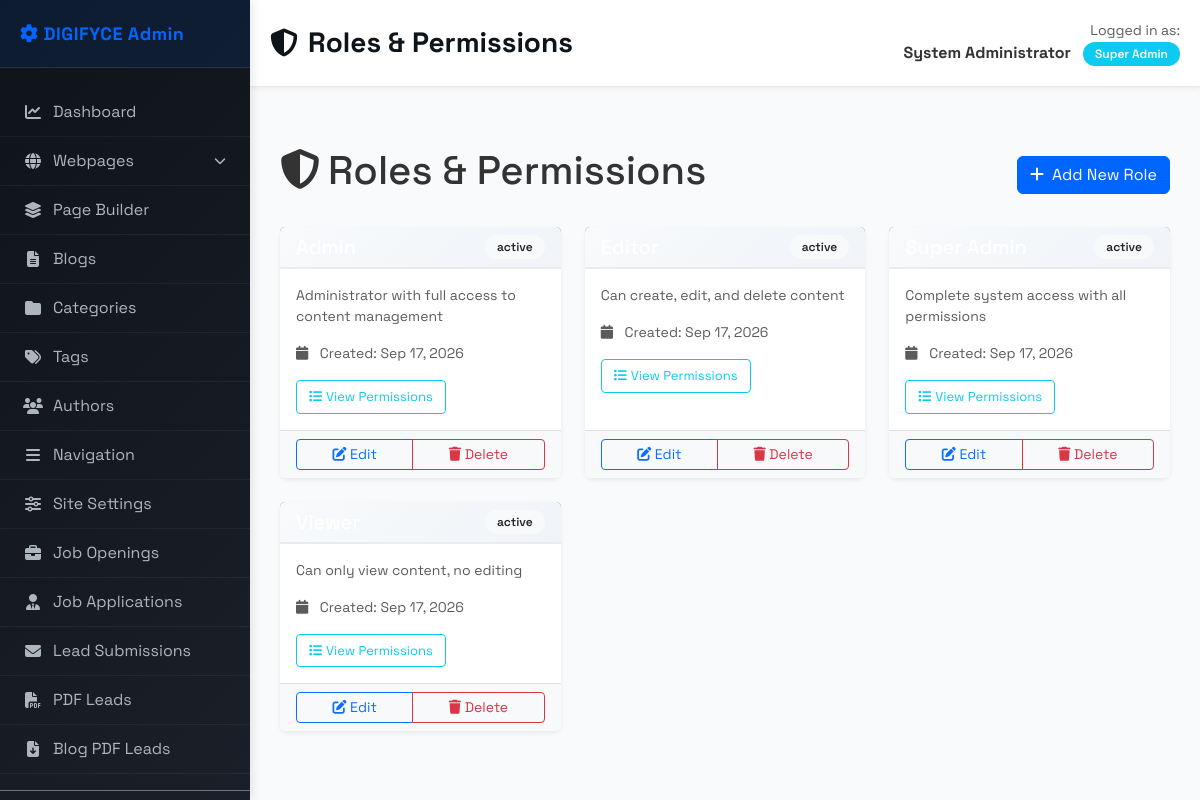
Page /app/admin/roles_permissions.php (signed in) on the committed database.
### tables this page shows
CREATE TABLE users (
    id INT AUTO_INCREMENT PRIMARY KEY,
    username VARCHAR(64) NOT NULL UNIQUE,
    password_hash VARCHAR(255) NOT NULL,
    email VARCHAR(128) NOT NULL UNIQUE,
    full_name VARCHAR(255),
    role_id INT NOT NULL,
    status ENUM('active','inactive') DEFAULT 'active',
    last_login DATETIME,
    created_at DATETIME DEFAULT CURRENT_TIMESTAMP,
    updated_at DATETIME DEFAULT CURRENT_TIMESTAMP ON UPDATE CURRENT_TIMESTAMP,
    FOREIGN KEY (role_id) REFERENCES roles(id) ON DELETE RESTRICT
);

CREATE TABLE roles (
    id INT AUTO_INCREMENT PRIMARY KEY,
    name VARCHAR(64) NOT NULL UNIQUE,
    description TEXT,
    status ENUM('active','inactive') DEFAULT 'active',
    created_at DATETIME DEFAULT CURRENT_TIMESTAMP,
    updated_at DATETIME DEFAULT CURRENT_TIMESTAMP ON UPDATE CURRENT_TIMESTAMP
);

### app/utilities/PermissionManager.php (called while the page is built, shortened)
<?php
class PermissionManager {
    private static $user_permissions_cache = [];
    private $pdo;
    private $user_id;
    public function __construct($pdo, $user_id = null) {
        $this->pdo = $pdo;
        $this->user_id = $user_id ?? ($_SESSION['user_id'] ?? null);
    }
    public function hasPermission($permission_name) {
        $cache_key = $this->user_id . '_' . $permission_name;
        if (isset(self::$user_permissions_cache[$cache_key])) {
            return self::$user_permissions_cache[$cache_key];
        }
        $stmt = $this->pdo->prepare("
            SELECT COUNT(*) as count
            FROM role_permissions rp
            JOIN permissions p ON rp.permission_id = p.id
            JOIN users u ON u.role_id = rp.role_id
            WHERE u.id = ? AND p.name = ?
        ");
        $stmt->execute([$this->user_id, $permission_name]);
        $result = $stmt->fetch();
        $has_permission = $result['count'] > 0;
        self::$user_permissions_cache[$cache_key] = $has_permission;
        return $has_permission;
    }
    public function hasAnyPermission($permissions) {
        foreach ($permissions as $permission) {
            if ($this->hasPermission($permission)) {
                return true;
            }
        }
        return false;
    }
    public function getCurrentUser() {
        $stmt = $this->pdo->prepare("
            SELECT u.*, r.name as role_name
            FROM users u
            JOIN roles r ON u.role_id = r.id
            WHERE u.id = ?
        ");
        $stmt->execute([$this->user_id]);
        return $stmt->fetch(PDO::FETCH_ASSOC);
    }
    public function getAllRoles() {
        $stmt = $this->pdo->query("SELECT * FROM roles ORDER BY name");
        return $stmt->fetchAll(PDO::FETCH_ASSOC);
    }
}

### app/admin/roles_permissions.php (the view, shortened to what this page needs)
<?php
require_once __DIR__ . '/../utilities/PermissionManager.php';
$pdo = Database::getInstance();
$permissionManager = new PermissionManager($pdo);
$pageTitle = 'Roles & Permissions';
include __DIR__ . '/../views/admin_header.php';
$roles = $permissionManager->getAllRoles();
?>
<div class="d-flex justify-content-between align-items-center mb-4">
    <h1><i class="fas fa-shield-alt me-2"></i>Roles & Permissions</h1>
    <?php if ($permissionManager->hasPermission('role.create')): ?>
        <a href="role_edit.php" class="btn btn-primary">
            <i class="fas fa-plus me-2"></i>Add New Role
        </a>
    <?php endif; ?>
</div>
<div class="row g-4">
    <?php foreach ($roles as $role): ?>
        <div class="col-md-6 col-lg-4">
            <div class="card border-0 shadow-sm h-100">
                <div class="card-header bg-primary text-white d-flex justify-content-between align-items-center">
                    <h5 class="mb-0"><?= htmlspecialchars($role['name']) ?></h5>
                    <span class="badge bg-light text-dark"><?= $role['status'] ?></span>
                </div>
                <div class="card-body">
                    <p class="card-text small text-muted">
                        <?= htmlspecialchars($role['description'] ?? 'No description') ?>
                    </p>
                    <p class="small text-muted">
                        <i class="fas fa-calendar me-2"></i>
                        Created: <?= date('M d, Y', strtotime($role['created_at'])) ?>
                    </p>
                    <div class="mt-3">
                        <button type="button" class="btn btn-sm btn-outline-info" data-bs-toggle="modal"
                                data-bs-target="#permissionsModal<?= $role['id'] ?>">
                            <i class="fas fa-list me-1"></i>View Permissions
                        </button>
                    </div>
                </div>
                <div class="card-footer bg-light border-top">
                    <div class="btn-group btn-group-sm w-100">
                        <?php if ($permissionManager->hasPermission('role.edit')): ?>
                            <a href="role_edit.php?id=<?= $role['id'] ?>" class="btn btn-outline-primary flex-grow-1">
                                <i class="fas fa-edit"></i> Edit
                            </a>
                        <?php endif; ?>
                        <?php if ($permissionManager->hasPermission('role.delete')): ?>
                            <a href="role_delete.php?id=<?= $role['id'] ?>" class="btn btn-outline-danger flex-grow-1"
                               onclick="return confirm('Delete this role?');">
                                <i class="fas fa-trash"></i> Delete
                            </a>
                        <?php endif; ?>
                    </div>
                </div>
            </div>
        </div>
    <?php endforeach; ?>
</div>
<?php include __DIR__ . '/../views/admin_footer.php'; ?>

### app/views/admin_header.php (shortened to what this page needs)
<?php
$appUrl = rtrim($_ENV['APP_URL'] ?? '', '/');
?>
<!DOCTYPE html>
<html lang="en">
<head>
    <link href="https://cdn.jsdelivr.net/npm/bootstrap@5.3.2/dist/css/bootstrap.min.css" rel="stylesheet">
    <link href="https://cdnjs.cloudflare.com/ajax/libs/font-awesome/6.4.0/css/all.min.css" rel="stylesheet">
</head>
<body>
    <div class="d-flex">
        <nav class="sidebar">
            <div class="sidebar-header">
                <div class="sidebar-brand">
                    <i class="fas fa-cog"></i> DIGIFYCE Admin
                </div>
            </div>
            <ul class="nav flex-column sidebar-nav">
                <li class="nav-item">
                    <a class="nav-link<?= basename($_SERVER['PHP_SELF']) === 'dashboard.php' ? ' active' : '' ?>"
                        href="<?= $appUrl ?>/app/admin/dashboard.php">
                        <i class="fas fa-chart-line"></i> Dashboard
                    </a>
                </li>
                <?php if (isset($permissionManager) && $permissionManager->hasAnyPermission(['blog.view', 'page.view', 'category.view', 'tag.view', 'author.view'])): ?>
                    <?php
                    $webpageFiles = [
                        'page_home_edit.php',
                        'page_service.php',
                        'page_technology.php',
                        'page_testimonial.php',
                        'page_products.php',
                        'page_d2c_branding.php',
                        'page_commercial_shoot.php',
                        'page_creative_development.php',
                        'page_performance_marketing.php',
                        'page_ecommerce_marketing.php',
                        'page_marketplace_management.php',
                        'page_content_marketing.php',
                        'page_about_us.php',
                        'page_seo.php',
                        'page_builder_edit.php',
                        'page_builder_preview.php',
                    ];
                    $isWebpageActive = in_array(basename($_SERVER['PHP_SELF']), $webpageFiles);
                    ?>
                    <li class="nav-item">
                        <a class="nav-link<?= $isWebpageActive ? ' active' : '' ?>" href="#webpageSubmenu"
                            data-bs-toggle="collapse" role="button"
                            aria-expanded="<?= $isWebpageActive ? 'true' : 'false' ?>" aria-controls="webpageSubmenu">
                            <i class="fas fa-globe"></i> Webpages
                            <i class="fas fa-chevron-down ms-auto" style="font-size: 12px;"></i>
                        </a>
                    </li>
                    <li class="nav-item">
                        <a class="nav-link<?= in_array(basename($_SERVER['PHP_SELF']), ['page_builder.php','page_builder_edit.php']) ? ' active' : '' ?>"
                            href="<?= $appUrl ?>/app/admin/page_builder">
                            <i class="fas fa-layer-group"></i> Page Builder
                        </a>
                    </li>
                    <li class="nav-item">
                        <a class="nav-link<?= in_array(basename($_SERVER['PHP_SELF']), ['blogs.php']) ? ' active' : '' ?>"
                            href="<?= $appUrl ?>/app/admin/blogs.php">
                            <i class="fas fa-file-alt"></i> Blogs
                        </a>
                    </li>
                    <li class="nav-item">
                        <a class="nav-link<?= in_array(basename($_SERVER['PHP_SELF']), ['categories.php']) ? ' active' : '' ?>"
                            href="<?= $appUrl ?>/app/admin/categories.php">
                            <i class="fas fa-folder"></i> Categories
                        </a>
                    </li>
                    <li class="nav-item">
                        <a class="nav-link<?= in_array(basename($_SERVER['PHP_SELF']), ['tags.php']) ? ' active' : '' ?>"
                            href="<?= $appUrl ?>/app/admin/tags.php">
                            <i class="fas fa-tags"></i> Tags
                        </a>
                    </li>
                    <li class="nav-item">
                        <a class="nav-link<?= in_array(basename($_SERVER['PHP_SELF']), ['authors.php']) ? ' active' : '' ?>"
                            href="<?= $appUrl ?>/app/admin/authors.php">
                            <i class="fas fa-users"></i> Authors
                        </a>
                    </li>
                <?php endif; ?>
                <?php if (isset($permissionManager) && $permissionManager->hasAnyPermission(['settings.edit', 'settings.view', 'navigation.edit'])): ?>
                    <li class="nav-item">
                        <a class="nav-link<?= in_array(basename($_SERVER['PHP_SELF']), ['navigation.php']) ? ' active' : '' ?>"
                            href="<?= $appUrl ?>/app/admin/navigation.php">
                            <i class="fas fa-bars"></i> Navigation
                        </a>
                    </li>
                    <li class="nav-item">
                        <a class="nav-link<?= in_array(basename($_SERVER['PHP_SELF']), ['site_settings.php']) ? ' active' : '' ?>"
                            href="<?= $appUrl ?>/app/admin/site_settings.php">
                            <i class="fas fa-sliders-h"></i> Site Settings
                        </a>
                    </li>
                <?php endif; ?>
                <?php if (isset($permissionManager) && $permissionManager->hasAnyPermission(['job.view'])): ?>
                    <li class="nav-item">
                        <a class="nav-link<?= in_array(basename($_SERVER['PHP_SELF']), ['job_openings.php']) ? ' active' : '' ?>"
                            href="<?= $appUrl ?>/app/admin/job_openings.php">
                            <i class="fas fa-briefcase"></i> Job Openings
                        </a>
                    </li>
                    <li class="nav-item">
                        <a class="nav-link<?= in_array(basename($_SERVER['PHP_SELF']), ['job_applications.php']) ? ' active' : '' ?>"
                            href="<?= $appUrl ?>/app/admin/job_applications.php">
                            <i class="fas fa-user-tie"></i> Job Applications
                        </a>
                    </li>
                <?php endif; ?>
                <?php if (isset($permissionManager) && $permissionManager->hasAnyPermission(['lead.view'])): ?>
                    <li class="nav-item">
                        <a class="nav-link<?= in_array(basename($_SERVER['PHP_SELF']), ['lead_submissions.php']) ? ' active' : '' ?>"
                            href="<?= $appUrl ?>/app/admin/lead_submissions.php">
                            <i class="fas fa-envelope"></i> Lead Submissions
                        </a>
                    </li>
                    <li class="nav-item">
                        <a class="nav-link<?= in_array(basename($_SERVER['PHP_SELF']), ['pdf_email_leads.php']) ? ' active' : '' ?>"
                            href="<?= $appUrl ?>/app/admin/pdf_email_leads.php">
                            <i class="fas fa-file-pdf"></i> PDF Leads
                        </a>
                    </li>
                    <li class="nav-item">
                        <a class="nav-link<?= in_array(basename($_SERVER['PHP_SELF']), ['blog_pdf_leads.php']) ? ' active' : '' ?>"
                            href="<?= $appUrl ?>/app/admin/blog_pdf_leads.php">
                            <i class="fas fa-file-download"></i> Blog PDF Leads
                        </a>
                    </li>
                <?php endif; ?>
                <?php if (isset($permissionManager) && $permissionManager->hasAnyPermission(['user.view', 'role.view'])): ?>
                    <li class="nav-item border-top border-secondary mt-3 pt-3">
                    </li>
                <?php endif; ?>
            </ul>
        </nav>
        <main>
            <div class="admin-header d-flex justify-content-between align-items-center">
                <h1>
                    <i class="fas fa-<?php
                    $pageName = basename($_SERVER['PHP_SELF']);
                    switch ($pageName) {
                        case 'roles_permissions.php':
                            echo 'shield-alt';
                            break;
                    }
                    ?>"></i>
                    <?= isset($pageTitle) ? htmlspecialchars($pageTitle) : 'Admin Panel' ?>
                </h1>
                <?php if (isset($permissionManager)): ?>
                    <?php
                    $currentUser = $permissionManager->getCurrentUser();
                    if ($currentUser):
                        ?>
                        <div class="text-end">
                            <small class="text-muted d-block">Logged in as:</small>
                            <strong><?= htmlspecialchars($currentUser['full_name'] ?? $currentUser['username']) ?></strong>
                            <span class="badge bg-info ms-2"><?= htmlspecialchars($currentUser['role_name']) ?></span>
                        </div>
                    <?php endif; ?>
                <?php endif; ?>
            </div>
            <div class="admin-content">

### rows in the picture
users: full_name "System Administrator", role.name "Super Admin"
roles: status "active", description "Administrator with full access to content management", created_at "Sep 17, 2026"
roles: status "active", description "Can create, edit, and delete content", created_at "Sep 17, 2026"
roles: status "active", description "Complete system access with all permissions", created_at "Sep 17, 2026"
roles: status "active", description "Can only view content, no editing", created_at "Sep 17, 2026"

### other values in the picture
$pageTitle "Roles & Permissions"
